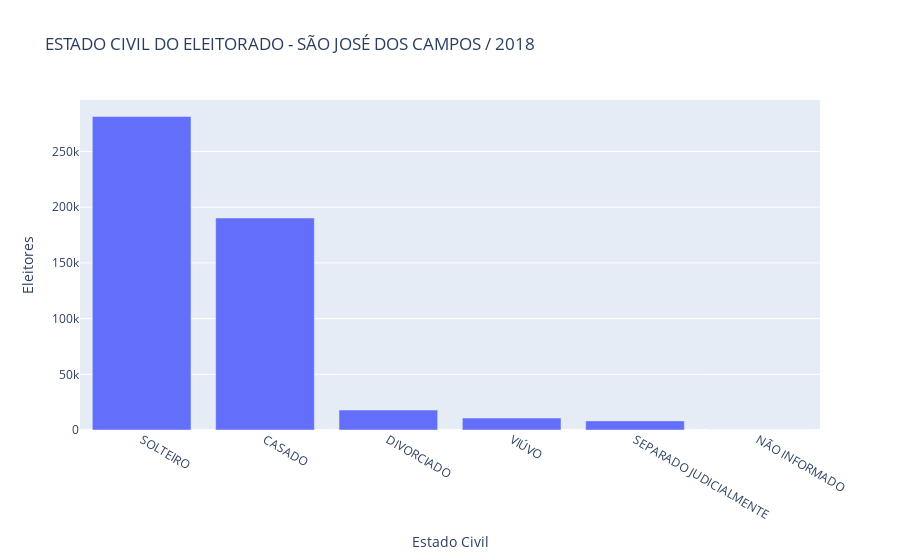

Write notebook code for a chart like this one.
### Markdown cell above
### Estado Civil
Com o código abaixo, o gráfico gerado irá ilustrar a quantidade de pessoas de acordo com seu estado civil:

### Code cell
total_eleitores_estadocivil = municipio_eleitores.groupby('DS_ESTADO_CIVIL')['QT_ELEITORES_PERFIL'].sum().sort_values(ascending=False)
fig=px.bar(total_eleitores_estadocivil, x= total_eleitores_estadocivil.index, y=total_eleitores_estadocivil.values,
          title="ESTADO CIVIL DO ELEITORADO - " + eleicao_municipio.upper() + " / " + str(eleicao_ano), 
          labels={'y':'Eleitores', 'DS_ESTADO_CIVIL':'Estado Civil'})

fig.show()

### Figure 1 — Plotly figure (JSON) as saved in the notebook; plotly's stock layout.template omitted (floating-point values rounded to 4 significant figures)
{"data": [{"alignmentgroup": "True", "hovertemplate": "Estado Civil=%{x}<br>Eleitores=%{y}<extra></extra>", "legendgroup": "", "marker": {"color": "#636efa"}, "name": "", "offsetgroup": "", "orientation": "v", "showlegend": false, "textposition": "auto", "type": "bar", "x": ["SOLTEIRO", "CASADO", "DIVORCIADO", "VIÚVO", "SEPARADO JUDICIALMENTE", "NÃO INFORMADO"], "xaxis": "x", "y": [281416, 190342, 17939, 10739, 8174, 83], "yaxis": "y"}], "layout": {"barmode": "relative", "legend": {"tracegroupgap": 0}, "title": {"text": "ESTADO CIVIL DO ELEITORADO - SÃO JOSÉ DOS CAMPOS / 2018"}, "xaxis": {"anchor": "y", "domain": [0, 1], "title": {"text": "Estado Civil"}}, "yaxis": {"anchor": "x", "domain": [0, 1], "title": {"text": "Eleitores"}}}}
